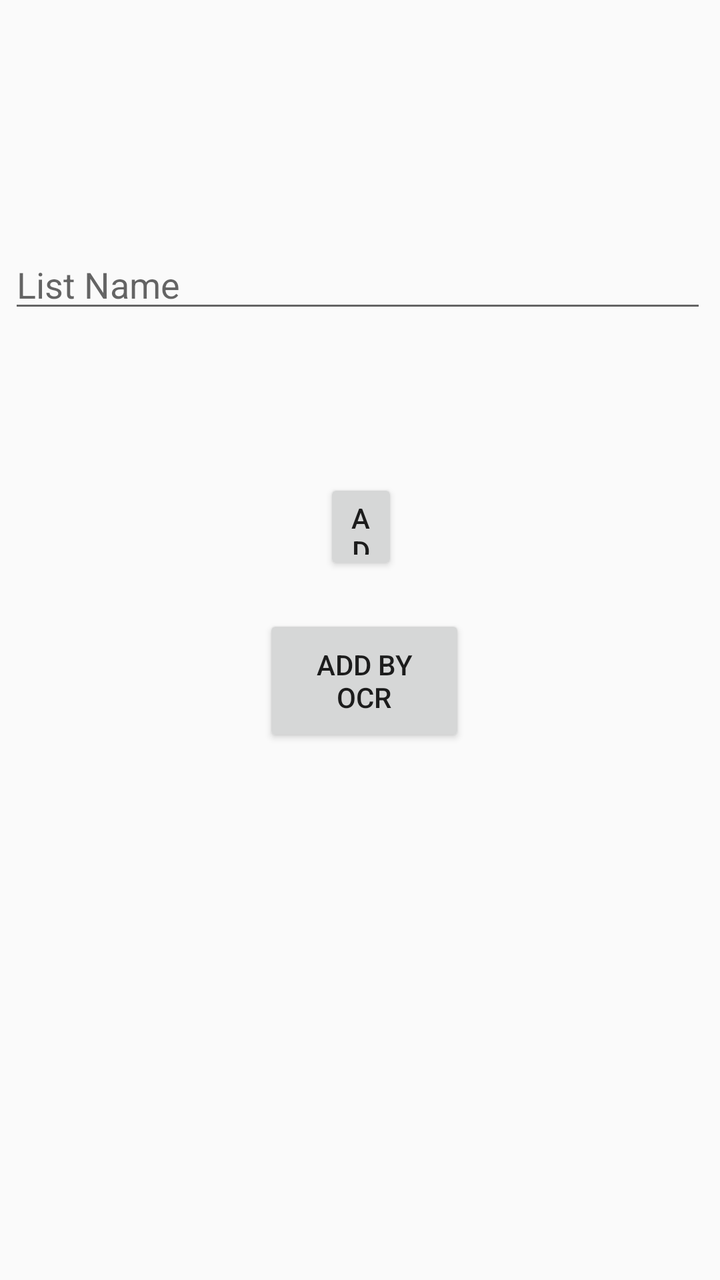
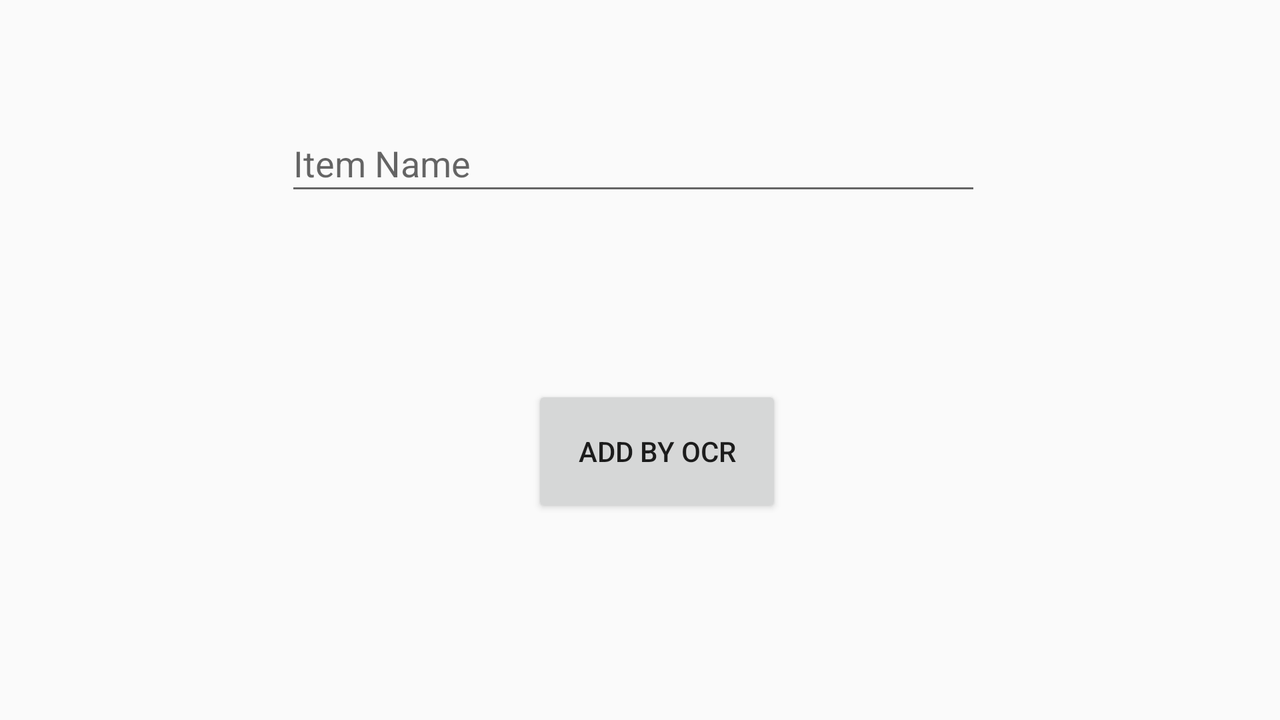

An Android layout and its configuration variant, each rendered on a device that would load it. The default file and the variant file are quoted in full after the pictures.
<!-- AndroidManifest.xml: application theme AppTheme -->
<!-- res/layout/activity_add_item_to_list.xml -->
<?xml version="1.0" encoding="utf-8"?>
<android.support.constraint.ConstraintLayout xmlns:android="http://schemas.android.com/apk/res/android"
    xmlns:app="http://schemas.android.com/apk/res-auto"
    xmlns:tools="http://schemas.android.com/tools"
    android:layout_width="match_parent"
    android:layout_height="match_parent"
    tools:context=".AddItemToList">


    <EditText
            android:layout_width="349dp"
            android:layout_height="wrap_content"
            android:inputType="textPersonName"
            android:ems="10"
            android:id="@+id/insertItem"
            android:hint="List Name"
            app:layout_constraintStart_toStartOf="parent"
            android:layout_marginStart="63dp" app:layout_constraintEnd_toEndOf="parent"
            android:layout_marginEnd="64dp"
            app:layout_constraintHorizontal_bias="0.507" android:layout_marginTop="120dp"
            app:layout_constraintTop_toTopOf="parent" android:layout_marginBottom="53dp"
            app:layout_constraintBottom_toTopOf="@+id/addItemButton"
            app:layout_constraintVertical_chainStyle="spread"/>
    <Button
            android:text="Add Item"
            android:layout_width="0dp"
            android:layout_height="48dp"
            android:id="@+id/addItemButton"
            app:layout_constraintStart_toStartOf="parent"
            android:layout_marginStart="162dp" android:layout_marginBottom="20dp"
            app:layout_constraintBottom_toTopOf="@+id/enterOCR" app:layout_constraintEnd_toEndOf="parent"
            android:layout_marginEnd="161dp"
            app:layout_constraintHorizontal_bias="0.0" android:layout_marginTop="25dp"
            app:layout_constraintTop_toBottomOf="@+id/insertItem"/>
    <Button
            android:text="Add By OCR"
            android:layout_width="101dp"
            android:layout_height="66dp"
            android:id="@+id/enterOCR" app:layout_constraintStart_toStartOf="parent" android:layout_marginStart="161dp"
            app:layout_constraintBottom_toBottomOf="parent" android:layout_marginBottom="424dp"
            app:layout_constraintEnd_toEndOf="parent" android:layout_marginEnd="162dp" android:layout_marginTop="122dp"
            app:layout_constraintTop_toBottomOf="@+id/insertItem" app:layout_constraintHorizontal_bias="0.461"
            app:layout_constraintVertical_bias="0.0"/>
</android.support.constraint.ConstraintLayout>
<!-- resources referenced by this layout -->
<resources>
  <style name="AppTheme" parent="Theme.AppCompat.Light.DarkActionBar">
          
          <item name="colorPrimary">@color/colorPrimary</item>
          <item name="colorPrimaryDark">@color/colorPrimaryDark</item>
          <item name="colorAccent">@color/colorAccent</item>
          <item name="android:windowAnimationStyle">@style/CustomActivityAnimation</item>
      </style>
  <color name="colorPrimary">#FFEA00</color>
  <color name="colorPrimaryDark">#FFC400</color>
  <color name="colorAccent">#D81B60</color>
  <style name="CustomActivityAnimation" parent="@android:style/Animation.Activity">
          <item name="android:activityOpenEnterAnimation">@anim/slide_in_right</item>
          <item name="android:activityOpenExitAnimation">@anim/slide_out_left</item>
          <item name="android:activityCloseEnterAnimation">@anim/slide_in_left</item>
          <item name="android:activityCloseExitAnimation">@anim/slide_out_right</item>
      </style>
</resources>
<!-- res/layout-land/activity_add_item_to_list.xml (the repository's variant of the layout above) -->
<!-- drawn on the phone turned sideways -->
<?xml version="1.0" encoding="utf-8"?>
<android.support.constraint.ConstraintLayout xmlns:android="http://schemas.android.com/apk/res/android"
    xmlns:app="http://schemas.android.com/apk/res-auto"
    xmlns:tools="http://schemas.android.com/tools"
    android:layout_width="match_parent"
    android:layout_height="match_parent"
    tools:context=".AddItemToList">

    <Button
            android:id="@+id/addItemButton"
            android:layout_width="95dp"
            android:layout_height="56dp"
            android:text="Add Item"
            app:layout_constraintStart_toStartOf="parent"
            android:layout_marginStart="329dp" app:layout_constraintEnd_toEndOf="parent"
            android:layout_marginEnd="329dp"
            android:layout_marginBottom="32dp"
            app:layout_constraintBottom_toTopOf="@+id/enterOCR"/>
    <EditText
            android:layout_width="348dp"
            android:layout_height="45dp"
            android:inputType="textPersonName"
            android:ems="10"
            android:id="@+id/insertItem" app:layout_constraintTop_toTopOf="parent"
            android:layout_marginTop="88dp" app:layout_constraintStart_toStartOf="parent"
            android:layout_marginStart="188dp"
            android:hint="Item Name" app:layout_constraintEnd_toEndOf="parent" android:layout_marginEnd="195dp"
            android:layout_marginBottom="32dp" app:layout_constraintBottom_toTopOf="@+id/addItemButton"
    />
    <Button
            android:text="Add by OCR"
            android:layout_width="125dp"
            android:layout_height="66dp"
            android:id="@+id/enterOCR" android:layout_marginTop="112dp"
            app:layout_constraintTop_toBottomOf="@+id/insertItem" app:layout_constraintStart_toStartOf="parent"
            android:layout_marginStart="312dp"
            app:layout_constraintEnd_toEndOf="parent" android:layout_marginEnd="316dp"
            app:layout_constraintHorizontal_bias="0.409" android:layout_marginBottom="118dp"
            app:layout_constraintBottom_toBottomOf="parent" app:layout_constraintVertical_bias="0.571"/>

</android.support.constraint.ConstraintLayout>
